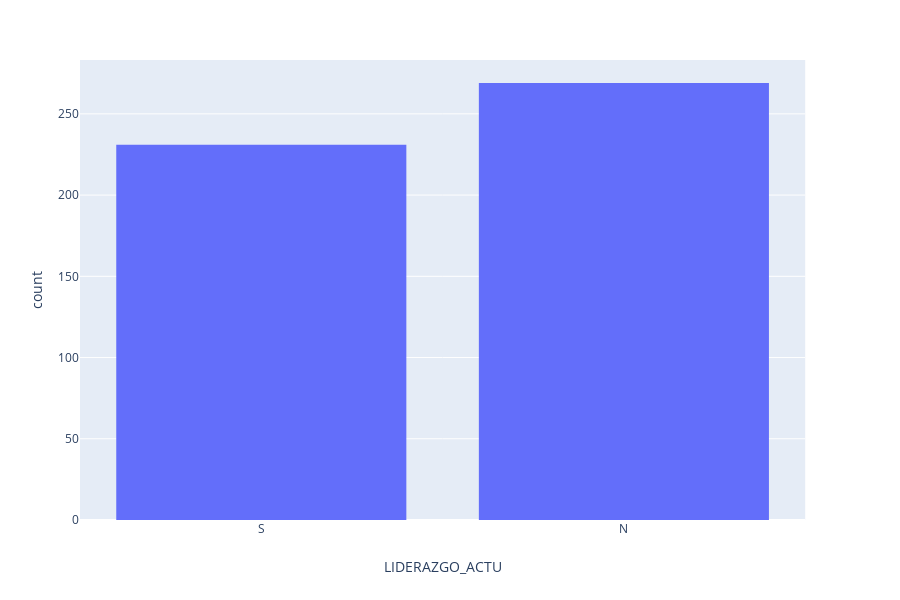

Source (notebook cell):
### Markdown cell above
## ¿Cuántos alumnos realizan actividades de liderazgo actualmente?

### Code cell
fig = px.histogram(pData, x="LIDERAZGO_ACTU")
fig.show()

### Figure 1 — Plotly figure (JSON) as saved in the notebook; plotly's stock layout.template omitted (floating-point values rounded to 4 significant figures; data arrays with more than 128 entries replaced by an {"elided": "..."} marker saying what was removed)
{"data": [{"alignmentgroup": "True", "bingroup": "x", "hoverlabel": {"namelength": 0}, "hovertemplate": "LIDERAZGO_ACTU=%{x}<br>count=%{y}", "legendgroup": "", "marker": {"color": "#636efa"}, "name": "", "offsetgroup": "", "orientation": "v", "showlegend": false, "type": "histogram", "x": {"elided": "500 str values"}, "xaxis": "x", "yaxis": "y"}], "layout": {"barmode": "relative", "height": 600, "legend": {"tracegroupgap": 0}, "margin": {"t": 60}, "xaxis": {"anchor": "y", "domain": [0, 0.98], "title": {"text": "LIDERAZGO_ACTU"}}, "yaxis": {"anchor": "x", "domain": [0, 1], "title": {"text": "count"}}}}
